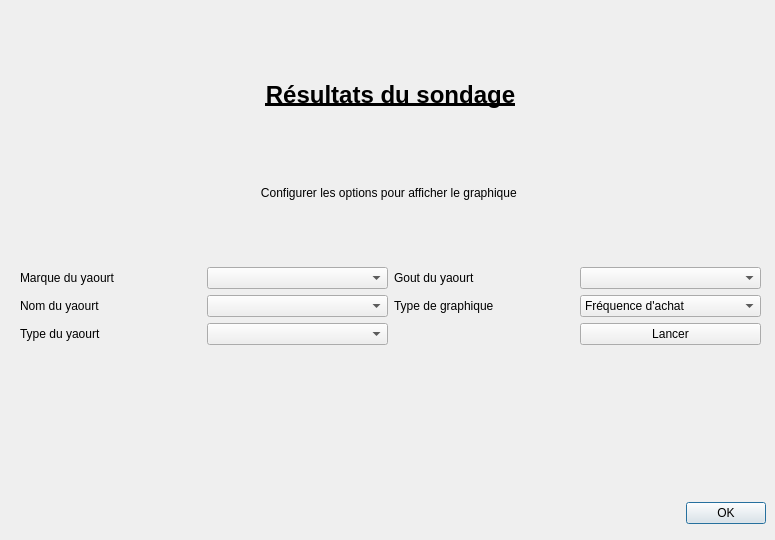
<?xml version="1.0" encoding="UTF-8"?>
<ui version="4.0">
 <class>Resultats</class>
 <widget class="QWidget" name="Resultats">
  <property name="geometry">
   <rect>
    <x>0</x>
    <y>0</y>
    <width>775</width>
    <height>540</height>
   </rect>
  </property>
  <property name="windowTitle">
   <string>Form</string>
  </property>
  <widget class="QWidget" name="verticalLayoutWidget">
   <property name="geometry">
    <rect>
     <x>20</x>
     <y>20</y>
     <width>741</width>
     <height>471</height>
    </rect>
   </property>
   <layout class="QVBoxLayout" name="verticalLayout">
    <item>
     <widget class="QLabel" name="label">
      <property name="sizePolicy">
       <sizepolicy hsizetype="Preferred" vsizetype="Fixed">
        <horstretch>0</horstretch>
        <verstretch>0</verstretch>
       </sizepolicy>
      </property>
      <property name="font">
       <font>
        <pointsize>18</pointsize>
        <weight>75</weight>
        <bold>true</bold>
        <underline>true</underline>
       </font>
      </property>
      <property name="layoutDirection">
       <enum>Qt::LeftToRight</enum>
      </property>
      <property name="text">
       <string>Résultats du sondage</string>
      </property>
      <property name="alignment">
       <set>Qt::AlignHCenter|Qt::AlignTop</set>
      </property>
     </widget>
    </item>
    <item>
     <spacer name="verticalSpacer">
      <property name="orientation">
       <enum>Qt::Vertical</enum>
      </property>
      <property name="sizeType">
       <enum>QSizePolicy::Fixed</enum>
      </property>
      <property name="sizeHint" stdset="0">
       <size>
        <width>20</width>
        <height>10</height>
       </size>
      </property>
     </spacer>
    </item>
    <item>
     <widget class="QLabel" name="label_6">
      <property name="sizePolicy">
       <sizepolicy hsizetype="Preferred" vsizetype="Fixed">
        <horstretch>0</horstretch>
        <verstretch>0</verstretch>
       </sizepolicy>
      </property>
      <property name="text">
       <string>Configurer les options pour afficher le graphique </string>
      </property>
      <property name="alignment">
       <set>Qt::AlignCenter</set>
      </property>
     </widget>
    </item>
    <item>
     <layout class="QGridLayout" name="gridLayout">
      <property name="sizeConstraint">
       <enum>QLayout::SetDefaultConstraint</enum>
      </property>
      <item row="0" column="1">
       <widget class="QComboBox" name="cmb_Marque">
        <property name="enabled">
         <bool>true</bool>
        </property>
        <property name="sizePolicy">
         <sizepolicy hsizetype="Preferred" vsizetype="Fixed">
          <horstretch>0</horstretch>
          <verstretch>0</verstretch>
         </sizepolicy>
        </property>
       </widget>
      </item>
      <item row="0" column="3">
       <widget class="QComboBox" name="cmb_Gout"/>
      </item>
      <item row="1" column="3">
       <widget class="QComboBox" name="cmb_graph">
        <item>
         <property name="text">
          <string>Fréquence d'achat</string>
         </property>
        </item>
        <item>
         <property name="text">
          <string>Age moyen</string>
         </property>
        </item>
        <item>
         <property name="text">
          <string>Répartition dans le foyer</string>
         </property>
        </item>
        <item>
         <property name="text">
          <string>Par revenu</string>
         </property>
        </item>
       </widget>
      </item>
      <item row="0" column="0">
       <widget class="QLabel" name="label_2">
        <property name="text">
         <string>Marque du yaourt</string>
        </property>
       </widget>
      </item>
      <item row="1" column="2">
       <widget class="QLabel" name="label_5">
        <property name="text">
         <string>Type de graphique</string>
        </property>
       </widget>
      </item>
      <item row="0" column="2">
       <widget class="QLabel" name="label_4">
        <property name="text">
         <string>Gout du yaourt</string>
        </property>
       </widget>
      </item>
      <item row="2" column="3">
       <widget class="QPushButton" name="pushButton">
        <property name="text">
         <string>Lancer</string>
        </property>
       </widget>
      </item>
      <item row="2" column="0">
       <widget class="QLabel" name="label_3">
        <property name="text">
         <string>Type du yaourt</string>
        </property>
       </widget>
      </item>
      <item row="2" column="1">
       <widget class="QComboBox" name="cmb_Type"/>
      </item>
      <item row="1" column="0">
       <widget class="QLabel" name="label_7">
        <property name="text">
         <string>Nom du yaourt</string>
        </property>
       </widget>
      </item>
      <item row="1" column="1">
       <widget class="QComboBox" name="cmb_Nom"/>
      </item>
     </layout>
    </item>
    <item>
     <widget class="QLabel" name="Titre_Graph">
      <property name="sizePolicy">
       <sizepolicy hsizetype="Preferred" vsizetype="Fixed">
        <horstretch>0</horstretch>
        <verstretch>0</verstretch>
       </sizepolicy>
      </property>
      <property name="font">
       <font>
        <weight>75</weight>
        <bold>true</bold>
        <underline>true</underline>
       </font>
      </property>
      <property name="text">
       <string/>
      </property>
      <property name="alignment">
       <set>Qt::AlignBottom|Qt::AlignHCenter</set>
      </property>
     </widget>
    </item>
   </layout>
  </widget>
  <widget class="QDialogButtonBox" name="buttonBox">
   <property name="geometry">
    <rect>
     <x>590</x>
     <y>500</y>
     <width>176</width>
     <height>26</height>
    </rect>
   </property>
   <property name="standardButtons">
    <set>QDialogButtonBox::Ok</set>
   </property>
  </widget>
 </widget>
 <resources/>
 <connections/>
</ui>
